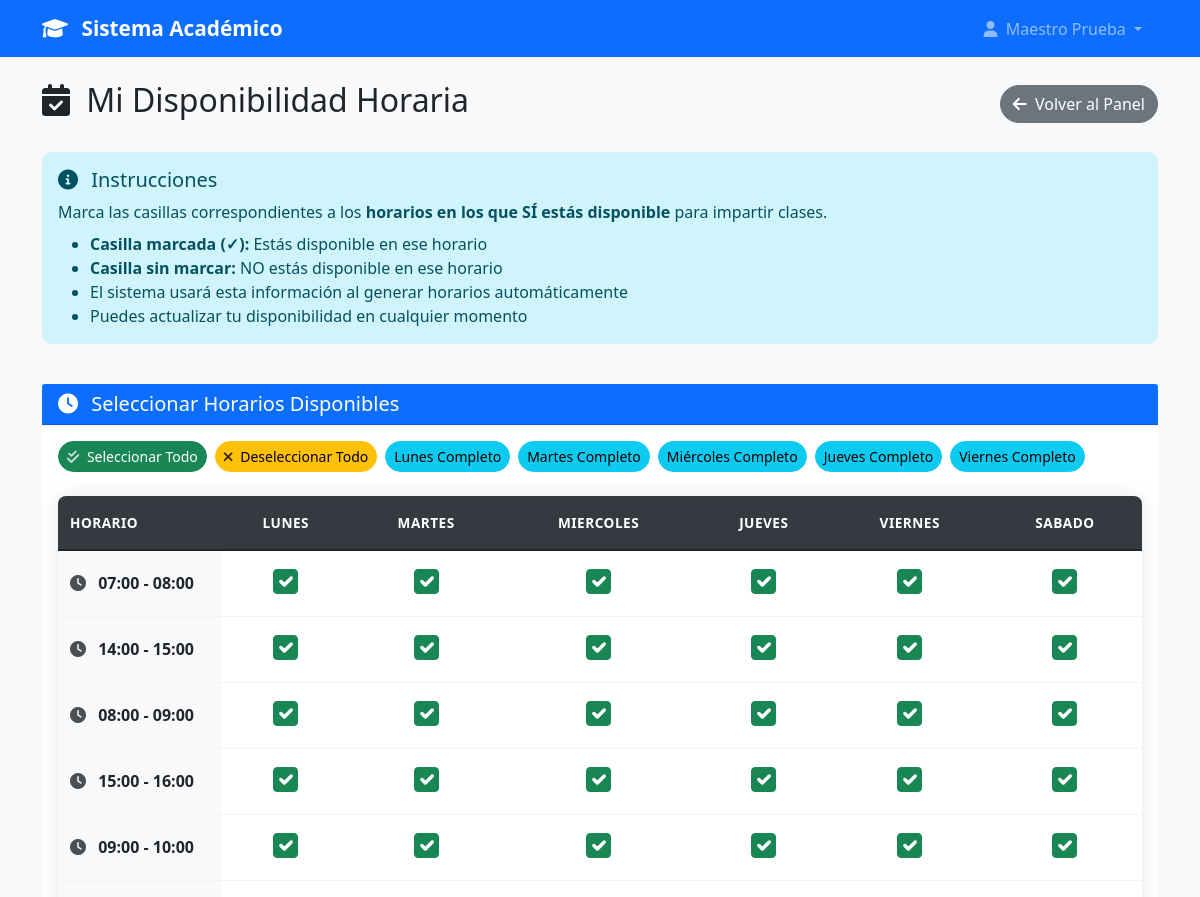
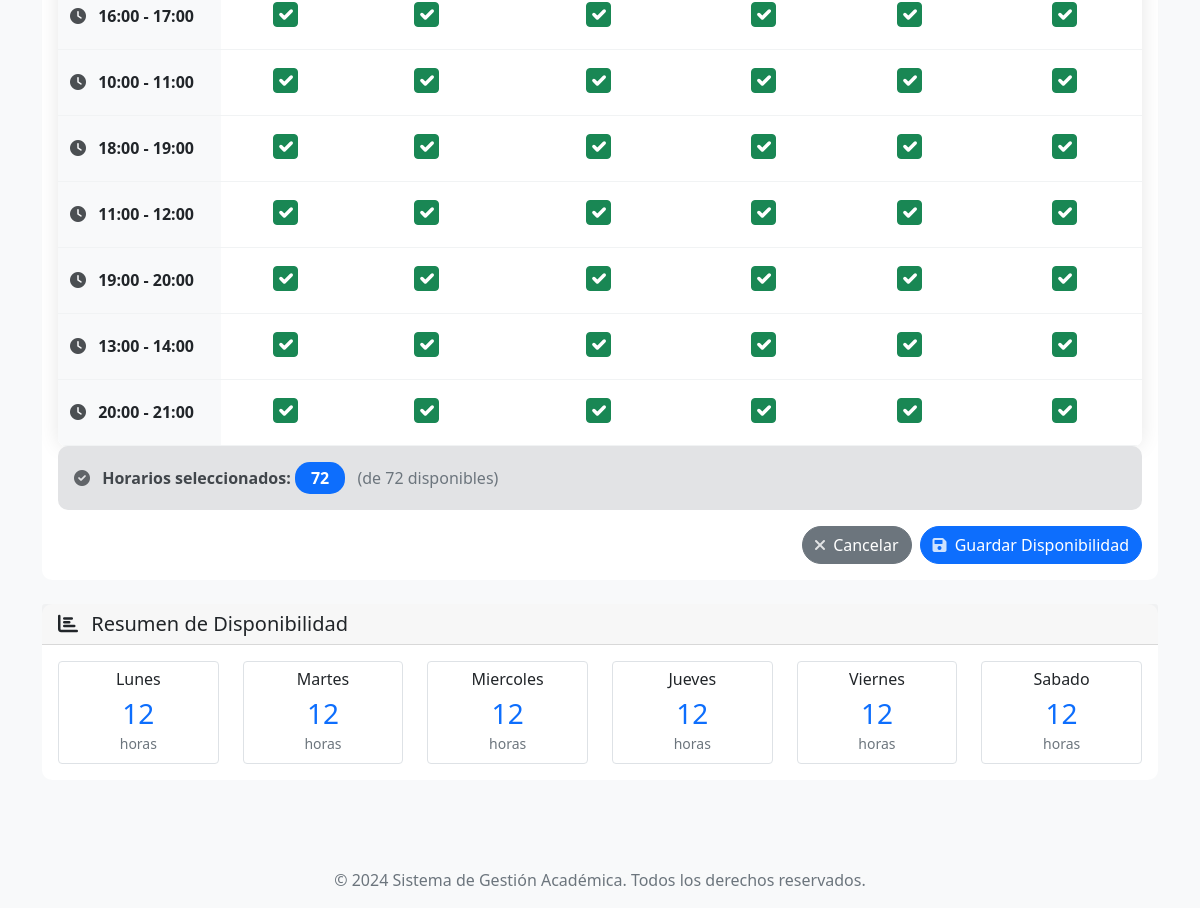
The page /profesor/disponibilidad (signed in) on the database its author committed (2 pictures, top to bottom).
### models.py (models this page shows, shortened)
class User(UserMixin, db.Model):
    id = db.Column(db.Integer, primary_key=True)
    username = db.Column(db.String(80), unique=True, nullable=False)
    email = db.Column(db.String(120), unique=True, nullable=False)
    password_hash = db.Column(db.String(120), nullable=False)
    nombre = db.Column(db.String(100), nullable=False)
    apellido = db.Column(db.String(100), nullable=False)
    telefono = db.Column(db.String(20))
    imagen_perfil = db.Column(db.String(200))  # Ruta de la imagen de perfil
    rol = db.Column(db.String(20), nullable=False)
    tipo_profesor = db.Column(db.String(20))
    carreras = db.relationship('Carrera', secondary=user_carreras, backref=db.backref('usuarios', lazy=True))
    materias = db.relationship('Materia', secondary='profesor_materias', backref=db.backref('profesores', lazy=True))
    carrera_id = db.Column(db.Integer, db.ForeignKey('carrera.id'))
    carrera = db.relationship('Carrera', foreign_keys=[carrera_id], backref=db.backref('jefe_carrera', uselist=False))
    fecha_registro = db.Column(db.DateTime, default=datetime.utcnow)
    activo = db.Column(db.Boolean, default=True)
    def get_nombre_completo(self):
        return f"{self.nombre} {self.apellido}"
    def is_admin(self):
        return self.rol == 'admin'
    def is_profesor(self):
        return self.rol in ['profesor_completo', 'profesor_asignatura']

class Horario(db.Model):
    id = db.Column(db.Integer, primary_key=True)
    nombre = db.Column(db.String(100), nullable=False)  # Ej: "1ra Hora", "Receso", etc.
    turno = db.Column(db.String(20), nullable=False)    # 'matutino' o 'vespertino'
    hora_inicio = db.Column(db.Time, nullable=False)
    hora_fin = db.Column(db.Time, nullable=False)
    orden = db.Column(db.Integer, nullable=False)       # Para ordenar los horarios
    activo = db.Column(db.Boolean, default=True)
    fecha_creacion = db.Column(db.DateTime, default=datetime.utcnow)
    creado_por = db.Column(db.Integer, db.ForeignKey('user.id'), nullable=False)
    creador = db.relationship('User', backref=db.backref('horarios_creados', lazy=True))
    def get_hora_inicio_str(self):
        return self.hora_inicio.strftime('%H:%M')
    def get_hora_fin_str(self):
        return self.hora_fin.strftime('%H:%M')

### app.py (the view, shortened to what this page needs)
@app.route('/profesor/disponibilidad', methods=['GET', 'POST'])
@login_required
def profesor_disponibilidad():
    if not current_user.is_profesor():
        flash('No tienes permisos para acceder a esta página.', 'error')
        return redirect(url_for('dashboard'))
    dias_semana = ['lunes', 'martes', 'miercoles', 'jueves', 'viernes', 'sabado']
    horarios = Horario.query.filter_by(activo=True).order_by(Horario.orden).all()
    disponibilidades_actuales = DisponibilidadProfesor.query.filter_by(
        profesor_id=current_user.id,
        activo=True
    ).all()
    disponibilidad_dict = {}
    for disp in disponibilidades_actuales:
        key = f"{disp.dia_semana}_{disp.horario_id}"
        disponibilidad_dict[key] = disp.disponible
    tiene_disponibilidades = len(disponibilidades_actuales) > 0
    return render_template('profesor/disponibilidad.html',
                         dias_semana=dias_semana,
                         horarios=horarios,
                         disponibilidad_dict=disponibilidad_dict,
                         tiene_disponibilidades=tiene_disponibilidades)

### app.py (called while the page is built, shortened)
@login_manager.user_loader
def load_user(user_id):
    return User.query.get(int(user_id))

@app.context_processor
def inject_user_counts():
    return dict()

### templates/profesor/disponibilidad.html (shortened to what this page needs)
{% extends "base.html" %}
{% block content %}
<div class="row">
    <div class="col-12">
        <div class="d-flex justify-content-between align-items-center mb-4">
            <h2>
                <i class="fas fa-calendar-check me-2"></i>
                Mi Disponibilidad Horaria
            </h2>
            <div>
                <a href="{{ url_for('profesor_panel') }}" class="btn btn-secondary">
                    <i class="fas fa-arrow-left me-1"></i>
                    Volver al Panel
                </a>
            </div>
        </div>
    </div>
</div>
<div class="row mb-4">
    <div class="col-12">
        <div class="alert alert-info">
            <h5 class="alert-heading">
                <i class="fas fa-info-circle me-2"></i>
                Instrucciones
            </h5>
            <p class="mb-2">
                Marca las casillas correspondientes a los <strong>horarios en los que SÍ estás disponible</strong> para impartir clases.
            </p>
            <ul class="mb-0">
                <li><strong>Casilla marcada (✓):</strong> Estás disponible en ese horario</li>
                <li><strong>Casilla sin marcar:</strong> NO estás disponible en ese horario</li>
                <li>El sistema usará esta información al generar horarios automáticamente</li>
                <li>Puedes actualizar tu disponibilidad en cualquier momento</li>
            </ul>
        </div>
    </div>
</div>
<div class="row">
    <div class="col-12">
        <div class="card">
            <div class="card-header bg-primary text-white">
                <h5 class="mb-0">
                    <i class="fas fa-clock me-2"></i>
                    Seleccionar Horarios Disponibles
                </h5>
            </div>
            <div class="card-body">
                <form method="POST" id="disponibilidadForm">
                    <div class="mb-4 d-flex gap-2 flex-wrap">
                        <button type="button" class="btn btn-success btn-sm" onclick="seleccionarTodo()">
                            <i class="fas fa-check-double me-1"></i>
                            Seleccionar Todo
                        </button>
                        <button type="button" class="btn btn-warning btn-sm" onclick="deseleccionarTodo()">
                            <i class="fas fa-times me-1"></i>
                            Deseleccionar Todo
                        </button>
                        <button type="button" class="btn btn-info btn-sm" onclick="seleccionarDia('lunes')">
                            Lunes Completo
                        </button>
                        <button type="button" class="btn btn-info btn-sm" onclick="seleccionarDia('martes')">
                            Martes Completo
                        </button>
                        <button type="button" class="btn btn-info btn-sm" onclick="seleccionarDia('miercoles')">
                            Miércoles Completo
                        </button>
                        <button type="button" class="btn btn-info btn-sm" onclick="seleccionarDia('jueves')">
                            Jueves Completo
                        </button>
                        <button type="button" class="btn btn-info btn-sm" onclick="seleccionarDia('viernes')">
                            Viernes Completo
                        </button>
                    </div>
                    <div class="table-responsive">
                        <table class="table table-bordered table-hover">
                            <thead class="table-dark">
                                <tr>
                                    <th width="15%">Horario</th>
                                    {% for dia in dias_semana %}
                                    <th class="text-center">{{ dia|capitalize }}</th>
                                    {% endfor %}
                                </tr>
                            </thead>
                            <tbody>
                                {% for horario in horarios %}
                                <tr>
                                    <td class="fw-bold bg-light">
                                        <i class="fas fa-clock me-2"></i>
                                        {{ horario.get_hora_inicio_str() }} - {{ horario.get_hora_fin_str() }}
                                    </td>
                                    {% for dia in dias_semana %}
                                    <td class="text-center">
                                        {% set checkbox_name = 'disponible_' ~ dia ~ '_' ~ horario.id %}
                                        {% set key = dia ~ '_' ~ horario.id %}
                                        {% set is_checked = disponibilidad_dict.get(key, not tiene_disponibilidades) %}
                                        <div class="form-check d-inline-block">
                                            <input
                                                class="form-check-input checkbox-disponibilidad checkbox-{{ dia }}"
                                                type="checkbox"
                                                name="{{ checkbox_name }}"
                                                id="{{ checkbox_name }}"
                                                {% if is_checked %}checked{% endif %}
                                                style="width: 25px; height: 25px; cursor: pointer;">
                                        </div>
                                    </td>
                                    {% endfor %}
                                </tr>
                                {% endfor %}
                            </tbody>
                        </table>
                    </div>
                    <div class="alert alert-secondary mb-3">
                        <strong>
                            <i class="fas fa-check-circle me-2"></i>
                            Horarios seleccionados:
                        </strong>
                        <span id="contador" class="badge bg-primary fs-6">0</span>
                        <span class="text-muted ms-2">(de {{ horarios|length * dias_semana|length }} disponibles)</span>
                    </div>
                    <div class="d-flex gap-2 justify-content-end">
                        <a href="{{ url_for('profesor_panel') }}" class="btn btn-secondary">
                            <i class="fas fa-times me-1"></i>
                            Cancelar
                        </a>
                        <button type="submit" class="btn btn-primary">
                            <i class="fas fa-save me-1"></i>
                            Guardar Disponibilidad
                        </button>
                    </div>
                </form>
            </div>
        </div>
    </div>
</div>
<div class="row mt-4">
    <div class="col-12">
        <div class="card">
            <div class="card-header">
                <h5 class="mb-0">
                    <i class="fas fa-chart-bar me-2"></i>
                    Resumen de Disponibilidad
                </h5>
            </div>
            <div class="card-body">
                <div class="row text-center">
                    {% for dia in dias_semana %}
                    <div class="col-md-2">
                        <div class="border rounded p-2">
                            <h6>{{ dia|capitalize }}</h6>
                            <h3 class="mb-0 text-primary contador-dia-{{ dia }}">0</h3>
                            <small class="text-muted">horas</small>
                        </div>
                    </div>
                    {% endfor %}
                </div>
            </div>
        </div>
    </div>
</div>
{% endblock %}

### templates/base.html (shortened to what this page needs)
<!DOCTYPE html>
<html lang="es">
<head>
    <link href="https://cdn.jsdelivr.net/npm/bootstrap@5.1.3/dist/css/bootstrap.min.css" rel="stylesheet">
    <link rel="stylesheet" href="https://cdnjs.cloudflare.com/ajax/libs/font-awesome/6.0.0/css/all.min.css">
    <link rel="stylesheet" href="{{ url_for('static', filename='css/style.css') }}">
</head>
<body>
    <nav class="navbar navbar-expand-lg navbar-dark bg-primary">
        <div class="container">
            <a class="navbar-brand" href="{{ url_for('index') }}">
                <i class="fas fa-graduation-cap me-2"></i>
                Sistema Académico
            </a>
            <div class="collapse navbar-collapse" id="navbarNav">
                <ul class="navbar-nav ms-auto">
                    {% if current_user.is_authenticated %}
                        <li class="nav-item dropdown">
                            <a class="nav-link dropdown-toggle" href="#" id="navbarDropdown" role="button" data-bs-toggle="dropdown">
                                <i class="fas fa-user me-1"></i>
                                {{ current_user.get_nombre_completo() }}
                            </a>
                        </li>
                    {% endif %}
                </ul>
            </div>
        </div>
    </nav>
    <main class="py-4">
        <div class="container">
            {% block content %}{% endblock %}
        </div>
    </main>
    <footer class="bg-light text-center py-3 mt-5">
        <div class="container">
            <p class="text-muted mb-0">&copy; 2024 Sistema de Gestión Académica. Todos los derechos reservados.</p>
        </div>
    </footer>
</body>
</html>

### static/css/style.css (style rules this page uses)
.table-responsive { border-radius: 8px; overflow: hidden; box-shadow: 0 0 20px rgba(0, 0, 0, 0.1); }
.table { margin-bottom: 0; background-color: white; }
.table thead th { background-color: #343a40; color: white; border: none; font-weight: 600; text-transform: uppercase; font-size: 0.85rem; letter-spacing: 0.5px; padding: 1rem 0.75rem; position: sticky; top: 0; z-index: 10; }
.table tbody tr { transition: all 0.2s ease; border-bottom: 1px solid #f1f3f4; }
.table td { padding: 0.875rem 0.75rem; vertical-align: middle; border: none; }
body { font-family: 'Segoe UI', Tahoma, Geneva, Verdana, sans-serif; background-color: #f8f9fa; }
.navbar-brand { font-weight: bold; font-size: 1.3rem; }
.card { transition: transform 0.2s ease-in-out, box-shadow 0.2s ease-in-out; border: none; border-radius: 10px; }
.btn { border-radius: 25px; font-weight: 500; transition: all 0.3s ease; }
.card-body i { opacity: 0.8; }
.alert { border-radius: 10px; border: none; }
footer { margin-top: auto; }
.card { animation: fadeIn 0.5s ease-out; }
.badge { border-radius: 15px; padding: 0.5rem 1rem; }
.card .btn { transition: all 0.2s ease; }
.navbar .nav-link.dropdown-toggle { position: relative; transition: all 0.3s ease; border-radius: 8px; padding: 0.5rem 1rem !important; }
.navbar .nav-link.dropdown-toggle::before { content: ''; position: absolute; top: 0; left: 0; right: 0; bottom: 0; background: linear-gradient(45deg, transparent 30%, rgba(255, 255, 255, 0.2) 50%, transparent 70%); opacity: 0; transition: opacity 0.3s ease; border-radius: 8px; pointer-events: none; }

### templates/profesor/disponibilidad.html (style rules this page uses)
.checkbox-disponibilidad:checked { background-color: #198754; border-color: #198754; }
.table td { vertical-align: middle; }

### rows shown on the page
User: get_nombre_completo "Maestro Prueba"
Horario: get_hora_inicio_str "07:00", get_hora_fin_str "08:00"
Horario: get_hora_inicio_str "14:00", get_hora_fin_str "15:00"
Horario: get_hora_inicio_str "08:00", get_hora_fin_str "09:00"
Horario: get_hora_inicio_str "15:00", get_hora_fin_str "16:00"
Horario: get_hora_inicio_str "09:00", get_hora_fin_str "10:00"
Horario: get_hora_inicio_str "16:00", get_hora_fin_str "17:00"
Horario: get_hora_inicio_str "10:00", get_hora_fin_str "11:00"
Horario: get_hora_inicio_str "18:00", get_hora_fin_str "19:00"
Horario: get_hora_inicio_str "11:00", get_hora_fin_str "12:00"
Horario: get_hora_inicio_str "19:00", get_hora_fin_str "20:00"
Horario: get_hora_inicio_str "13:00", get_hora_fin_str "14:00"
Horario: get_hora_inicio_str "20:00", get_hora_fin_str "21:00"

### other values the page prints
{{ dia|capitalize }} "LUNES" "MARTES" "MIERCOLES" "JUEVES" "VIERNES" "SABADO"
{{ horarios|length * dias_semana|length }} "72"
{{ dia|capitalize }} "Lunes" "Martes" "Miercoles" "Jueves" "Viernes" "Sabado"
